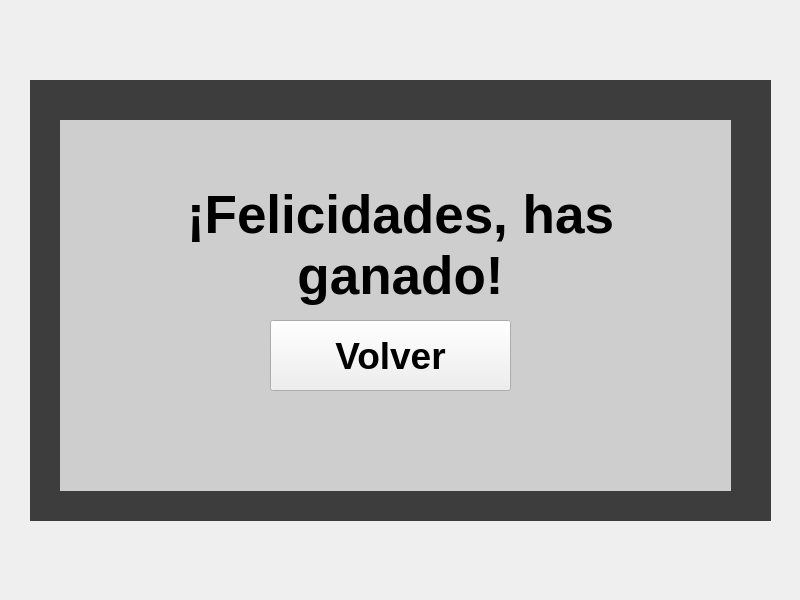
<?xml version="1.0" encoding="UTF-8"?>
<ui version="4.0">
 <class>MainWindow</class>
 <widget class="QMainWindow" name="MainWindow">
  <property name="geometry">
   <rect>
    <x>0</x>
    <y>0</y>
    <width>800</width>
    <height>600</height>
   </rect>
  </property>
  <property name="minimumSize">
   <size>
    <width>800</width>
    <height>600</height>
   </size>
  </property>
  <property name="maximumSize">
   <size>
    <width>800</width>
    <height>600</height>
   </size>
  </property>
  <property name="windowTitle">
   <string>MainWindow</string>
  </property>
  <widget class="QWidget" name="centralwidget">
   <widget class="QLabel" name="label_fondo">
    <property name="geometry">
     <rect>
      <x>0</x>
      <y>0</y>
      <width>800</width>
      <height>600</height>
     </rect>
    </property>
    <property name="text">
     <string/>
    </property>
    <property name="pixmap">
     <pixmap>../../../../sprites/background/dojo3.png</pixmap>
    </property>
    <property name="scaledContents">
     <bool>true</bool>
    </property>
   </widget>
   <widget class="QWidget" name="widget" native="true">
    <property name="geometry">
     <rect>
      <x>30</x>
      <y>80</y>
      <width>741</width>
      <height>441</height>
     </rect>
    </property>
    <property name="autoFillBackground">
     <bool>false</bool>
    </property>
    <property name="styleSheet">
     <string notr="true">background-color: rgb(0, 0, 0, 190);</string>
    </property>
   </widget>
   <widget class="QLabel" name="mensaje">
    <property name="geometry">
     <rect>
      <x>150</x>
      <y>180</y>
      <width>501</width>
      <height>131</height>
     </rect>
    </property>
    <property name="font">
     <font>
      <pointsize>40</pointsize>
      <weight>75</weight>
      <bold>true</bold>
     </font>
    </property>
    <property name="autoFillBackground">
     <bool>false</bool>
    </property>
    <property name="text">
     <string>¡Felicidades, has ganado!</string>
    </property>
    <property name="alignment">
     <set>Qt::AlignCenter</set>
    </property>
    <property name="wordWrap">
     <bool>true</bool>
    </property>
   </widget>
   <widget class="QPushButton" name="pushButton_volver">
    <property name="geometry">
     <rect>
      <x>270</x>
      <y>320</y>
      <width>241</width>
      <height>71</height>
     </rect>
    </property>
    <property name="font">
     <font>
      <pointsize>28</pointsize>
      <weight>75</weight>
      <italic>false</italic>
      <bold>true</bold>
      <kerning>true</kerning>
     </font>
    </property>
    <property name="autoFillBackground">
     <bool>false</bool>
    </property>
    <property name="text">
     <string>Volver</string>
    </property>
   </widget>
   <widget class="QWidget" name="widget_2" native="true">
    <property name="geometry">
     <rect>
      <x>60</x>
      <y>120</y>
      <width>671</width>
      <height>371</height>
     </rect>
    </property>
    <property name="autoFillBackground">
     <bool>false</bool>
    </property>
    <property name="styleSheet">
     <string notr="true">background-color: rgb(255, 255, 255,190);</string>
    </property>
   </widget>
   <zorder>label_fondo</zorder>
   <zorder>widget</zorder>
   <zorder>widget_2</zorder>
   <zorder>mensaje</zorder>
   <zorder>pushButton_volver</zorder>
  </widget>
 </widget>
 <resources/>
 <connections/>
</ui>
